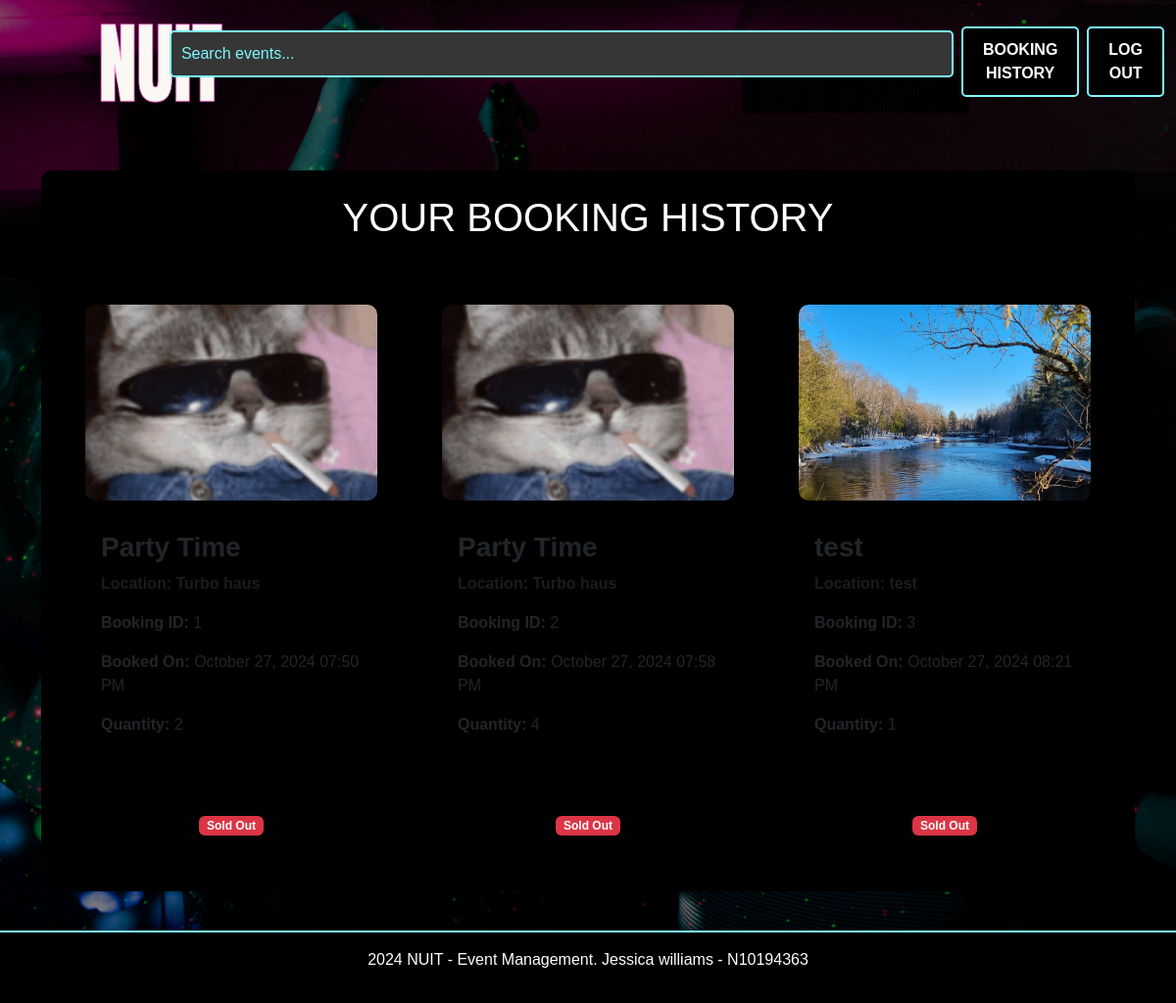
Screenshot of /booking_history (signed in) with the database file from the repository.
### website/models.py (models this page shows)
class Booking(db.Model):
    id = db.Column(db.Integer, primary_key=True)
    quantity = db.Column(db.Integer, nullable=False)
    booking_date = db.Column(db.DateTime, default=datetime.now(timezone.utc))
    user_id = db.Column(db.Integer, db.ForeignKey('user.id'), nullable=False)
    event_id = db.Column(db.Integer, db.ForeignKey('event.id'), nullable=False)

class Event(db.Model):
    id = db.Column(db.Integer, primary_key=True)
    name = db.Column(db.String(100), nullable=False)
    location = db.Column(db.String(100), nullable=False)
    date = db.Column(db.DateTime, nullable=False)
    description = db.Column(db.Text, nullable=True)
    available_tickets = db.Column(db.Integer, nullable=False)
    categories = db.Column(db.String(200), nullable=False)
    image = db.Column(db.String(100), nullable=True)
    comments = db.relationship('Comment', backref='event', lazy=True)
    bookings = db.relationship('Booking', backref='event', lazy=True)

### website/views.py (the view)
@main_bp.route('/booking_history')
def booking_history():
    bookings = Booking.query.filter_by(user_id=current_user.id).all()
    print("Retrieved bookings:", bookings)
    return render_template('booking_history.html', bookings=bookings)

### website/__init__.py (called while the page is built)
def create_app():
    app = Flask(__name__)  # this is the name of the module/package that is calling this app
    app.debug = True
    app.secret_key = 'somesecretkey'
    app.config['SQLALCHEMY_DATABASE_URI'] = 'sqlite:///sitedata.sqlite'
    db.init_app(app)
    Bootstrap5(app)
    login_manager = LoginManager()
    login_manager.login_view = 'auth.login'
    login_manager.init_app(app)
    UPLOAD_FOLDER = 'website/static/img'
    app.config['UPLOAD_FOLDER'] = UPLOAD_FOLDER
    from .models import User
    @login_manager.user_loader
    def load_user(user_id):
       return db.session.scalar(db.select(User).where(User.id==user_id))
    from . import views
    app.register_blueprint(views.main_bp)
    from . import auth
    app.register_blueprint(auth.auth_bp)
    from .events import event_bp
    app.register_blueprint(event_bp)
    return app

### website/templates/booking_history.html
{% extends "base.html" %}
{% from "bootstrap5/form.html" import render_form %}
{% block content %}
<div class="container mt-5">
    <div class="section-background p-4">
        <h1 class="text-center">YOUR BOOKING HISTORY</h1>
        {% if bookings %}
            <div class="row mt-4">
                {% for booking in bookings %}
                <div class="col-md-6 col-lg-4 mb-4">
                    <div class="card h-100 event-card">
                        <img src="{{ url_for('static', filename=booking.event.image.replace('website/static/', '')) }}"
                             alt="Event Image" class="card-img-top" style="max-height: 200px; object-fit: cover;">
                        <div class="card-body">
                            <h3 class="card-title">{{ booking.event.name }}</h3>
                            <p class="location text-muted"><strong>Location:</strong> {{ booking.event.location }}</p>
                            <p><strong>Booking ID:</strong> {{ booking.id }}</p>
                            <p><strong>Booked On:</strong> {{ booking.booking_date.strftime('%B %d, %Y %I:%M %p') }}</p>
                            <p><strong>Quantity:</strong> {{ booking.quantity }}</p>
                        </div>
                        <div class="card-footer text-center">
                            <span class="badge bg-danger">Sold Out</span>
                        </div>
                    </div>
                </div>
                {% endfor %}
            </div>
        {% else %}
            <p class="text-center mt-5">What are you waiting for? Go book a party! 🥳</p>
        {% endif %}
    </div>
</div>
{% endblock %}

### website/static/css/styles.css (style rules this page uses)
body, h1, h2, h3, h4, h5, h6, p, a, button, input, footer, .search-bar { font-family: Verdana, Geneva, sans-serif; }
h3,h4 { color: rgb(179, 24, 109); font-weight: bold; }
html, body { height: 100%; margin: 0; }
body { display: flex; flex-direction: column; justify-content: space-between; }
.event-card { background-color: #000000; border-radius: 10px; padding: 20px; margin: 20px 0; }
.event-card img { width: 100%; height: 200px; object-fit: cover; border-radius: 10px; margin-bottom: 15px; }
.location { color: #7DF9FF; font-weight: bold; }
body { background-image: url('../img/background.jpg'); background-size: cover; background-position: center; background-repeat: no-repeat; background-attachment: fixed; color: white; position: relative; z-index: 0; }
body::before { content: ""; position: fixed; top: 0; left: 0; width: 100%; height: 100%; background-color: rgba(0, 0, 0, 0.5); z-index: -1; }
.section-background { background-color: black; padding: 40px 20px; margin-bottom: 40px; border-radius: 10px; }

### rows the page displays
Booking: image (picture), event.name "Party Time", event.location "Turbo haus", id "1", booking_date "October 27, 2024 07:50 PM", quantity "2"
Booking: image (picture), event.name "Party Time", event.location "Turbo haus", id "2", booking_date "October 27, 2024 07:58 PM", quantity "4"
Booking: image (picture), event.name "test", event.location "test", id "3", booking_date "October 27, 2024 08:21 PM", quantity "1"
